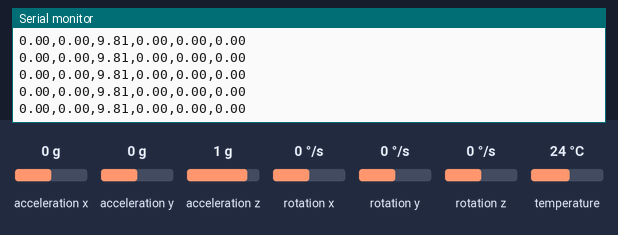
The sketch below on a simulated ESP32. Parts: the last lines printed to the serial monitor. The inputs (shaded band) are chosen by the test bench; at power-on: acceleration x 0 g, acceleration y 0 g, acceleration z 1 g, rotation x 0 °/s, rotation y 0 °/s, rotation z 0 °/s, temperature 24 °C. WiFi joins after 1.5 s; servers stay silent unless stated.

Above: at 2.7 s.
2.8 s: acceleration x set to -1.4 g
At 2.84 s:
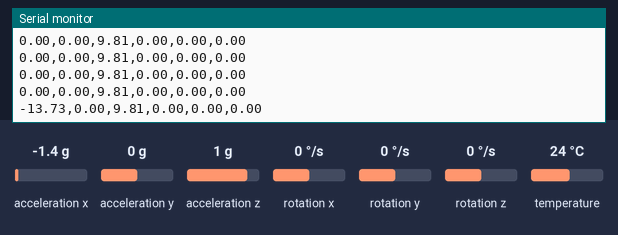
4.3 s: acceleration y set to -1.4 g
At 4.32 s:
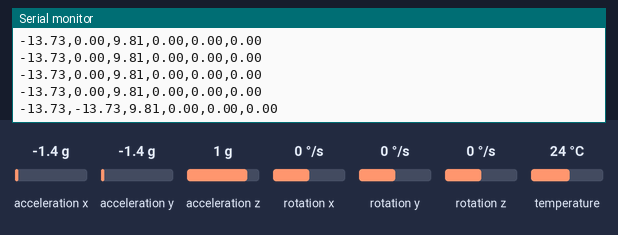
5.8 s: acceleration z set to -1.4 g
At 5.8 s:
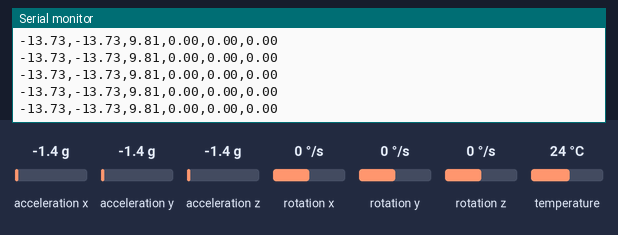
7.3 s: rotation x set to -192 °/s
At 7.34 s:
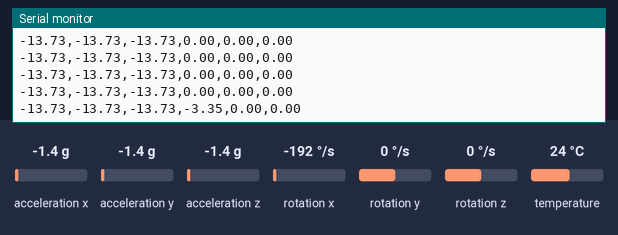
8.8 s: rotation y set to -192 °/s
At 8.82 s:
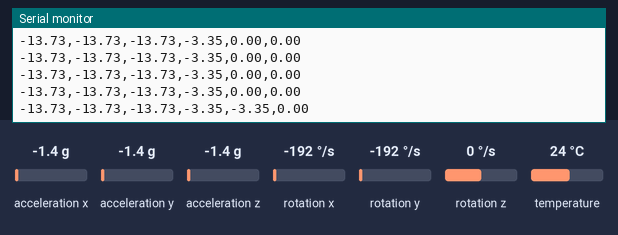

The sketch:

esp32code.ino
```cpp
#include <Wire.h>
#include <Adafruit_MPU6050.h>
#include <Adafruit_Sensor.h>
#include <WiFi.h>
#include <WiFiUdp.h>

// Custom I2C Pins
#define SDA_PIN 33
#define SCL_PIN 26

// Wi-Fi credentials
const char* ssid = "PutYourSSIDHere";
const char* password = "putYourPasswordHere";
// Replace with your laptop's IP
// Make sure to use the correct IP address of your laptop
// and ensure that the laptop is connected to the same network as the ESP32
// and that the firewall allows incoming UDP packets on the specified port.
const char* udpAddress = "192.168.0.197";  // Replace with your laptop's IP
const int udpPort = 4210;

WiFiUDP udp;
Adafruit_MPU6050 mpu;

void setup() {
  Serial.begin(115200);

  // Start I2C with custom pins
  Wire.begin(SDA_PIN, SCL_PIN);

  if (!mpu.begin()) {
    Serial.println("Failed to find MPU6050 chip");
    while (1) { delay(10); }
  }
  Serial.println("MPU6050 Found!");

  // Wi-Fi connection
  WiFi.begin(ssid, password);
  while (WiFi.status() != WL_CONNECTED) {
    delay(500); Serial.print(".");
  }
  Serial.println("\nWi-Fi Connected");
}

void loop() {
  sensors_event_t a, g, temp;
  mpu.getEvent(&a, &g, &temp);

  // Prepare data string
  String data = String(a.acceleration.x) + "," +
                String(a.acceleration.y) + "," +
                String(a.acceleration.z) + "," +
                String(g.gyro.x) + "," +
                String(g.gyro.y) + "," +
                String(g.gyro.z);

  // Send via UDP
  udp.beginPacket(udpAddress, udpPort);
  udp.print(data);
  udp.endPacket();

  Serial.println(data);
  delay(50);  // ~20 packets/sec
}
```

Measured:
- after the input at 2.8 s, the serial monitor: prints a new line at once (image 1)
- after the input at 4.3 s, the serial monitor: prints a new line at once (image 2)
- after the input at 7.3 s, the serial monitor: prints a new line at once (image 4)
- after the input at 8.8 s, the serial monitor: prints a new line at once (image 5)
